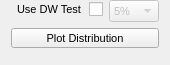
              <widget class="QWidget" name="pageDWDistribution">
               <property name="geometry">
                <rect>
                 <x>0</x>
                 <y>0</y>
                 <width>164</width>
                 <height>65</height>
                </rect>
               </property>
               <attribute name="icon">
                <iconset resource="../icons.qrc">
                 <normaloff>:/icons/icons/not-used.png</normaloff>:/icons/icons/not-used.png</iconset>
               </attribute>
               <attribute name="label">
                <string>Durbin-Watson Distribution</string>
               </attribute>
               <layout class="QVBoxLayout" name="verticalLayout_37">
                <property name="topMargin">
                 <number>0</number>
                </property>
                <item>
                 <layout class="QFormLayout" name="formLayout_5">
                  <item row="0" column="0">
                   <widget class="QCheckBox" name="chbFiltUseDW">
                    <property name="sizePolicy">
                     <sizepolicy hsizetype="Maximum" vsizetype="Fixed">
                      <horstretch>0</horstretch>
                      <verstretch>0</verstretch>
                     </sizepolicy>
                    </property>
                    <property name="font">
                     <font>
                      <pointsize>8</pointsize>
                      <weight>50</weight>
                      <bold>false</bold>
                     </font>
                    </property>
                    <property name="layoutDirection">
                     <enum>Qt::RightToLeft</enum>
                    </property>
                    <property name="text">
                     <string>Use DW Test </string>
                    </property>
                   </widget>
                  </item>
                  <item row="0" column="1">
                   <widget class="QComboBox" name="cmbFiltDWTest">
                    <property name="enabled">
                     <bool>false</bool>
                    </property>
                    <property name="sizePolicy">
                     <sizepolicy hsizetype="Minimum" vsizetype="Fixed">
                      <horstretch>0</horstretch>
                      <verstretch>0</verstretch>
                     </sizepolicy>
                    </property>
                    <property name="maximumSize">
                     <size>
                      <width>50</width>
                      <height>16777215</height>
                     </size>
                    </property>
                    <property name="font">
                     <font>
                      <pointsize>8</pointsize>
                      <weight>50</weight>
                      <bold>false</bold>
                     </font>
                    </property>
                    <item>
                     <property name="text">
                      <string>5%</string>
                     </property>
                    </item>
                    <item>
                     <property name="text">
                      <string>1%</string>
                     </property>
                    </item>
                    <item>
                     <property name="text">
                      <string>0.3%</string>
                     </property>
                    </item>
                    <item>
                     <property name="text">
                      <string>0.1%</string>
                     </property>
                    </item>
                   </widget>
                  </item>
                 </layout>
                </item>
                <item>
                 <layout class="QHBoxLayout" name="horizontalLayout_14">
                  <item>
                   <spacer name="horizontalSpacer_31">
                    <property name="orientation">
                     <enum>Qt::Horizontal</enum>
                    </property>
                    <property name="sizeType">
                     <enum>QSizePolicy::Preferred</enum>
                    </property>
                    <property name="sizeHint" stdset="0">
                     <size>
                      <width>0</width>
                      <height>20</height>
                     </size>
                    </property>
                   </spacer>
                  </item>
                  <item>
                   <widget class="QPushButton" name="btnFiltDWDistribution">
                    <property name="sizePolicy">
                     <sizepolicy hsizetype="Preferred" vsizetype="Minimum">
                      <horstretch>0</horstretch>
                      <verstretch>0</verstretch>
                     </sizepolicy>
                    </property>
                    <property name="minimumSize">
                     <size>
                      <width>80</width>
                      <height>20</height>
                     </size>
                    </property>
                    <property name="maximumSize">
                     <size>
                      <width>16777215</width>
                      <height>20</height>
                     </size>
                    </property>
                    <property name="font">
                     <font>
                      <pointsize>8</pointsize>
                      <weight>50</weight>
                      <bold>false</bold>
                     </font>
                    </property>
                    <property name="focusPolicy">
                     <enum>Qt::NoFocus</enum>
                    </property>
                    <property name="text">
                     <string>Plot Distribution</string>
                    </property>
                    <property name="iconSize">
                     <size>
                      <width>25</width>
                      <height>25</height>
                     </size>
                    </property>
                   </widget>
                  </item>
                  <item>
                   <spacer name="horizontalSpacer_32">
                    <property name="orientation">
                     <enum>Qt::Horizontal</enum>
                    </property>
                    <property name="sizeType">
                     <enum>QSizePolicy::Preferred</enum>
                    </property>
                    <property name="sizeHint" stdset="0">
                     <size>
                      <width>0</width>
                      <height>20</height>
                     </size>
                    </property>
                   </spacer>
                  </item>
                 </layout>
                </item>
                <item>
                 <spacer name="verticalSpacer_16">
                  <property name="orientation">
                   <enum>Qt::Vertical</enum>
                  </property>
                  <property name="sizeHint" stdset="0">
                   <size>
                    <width>20</width>
                    <height>40</height>
                   </size>
                  </property>
                 </spacer>
                </item>
               </layout>
              </widget>
